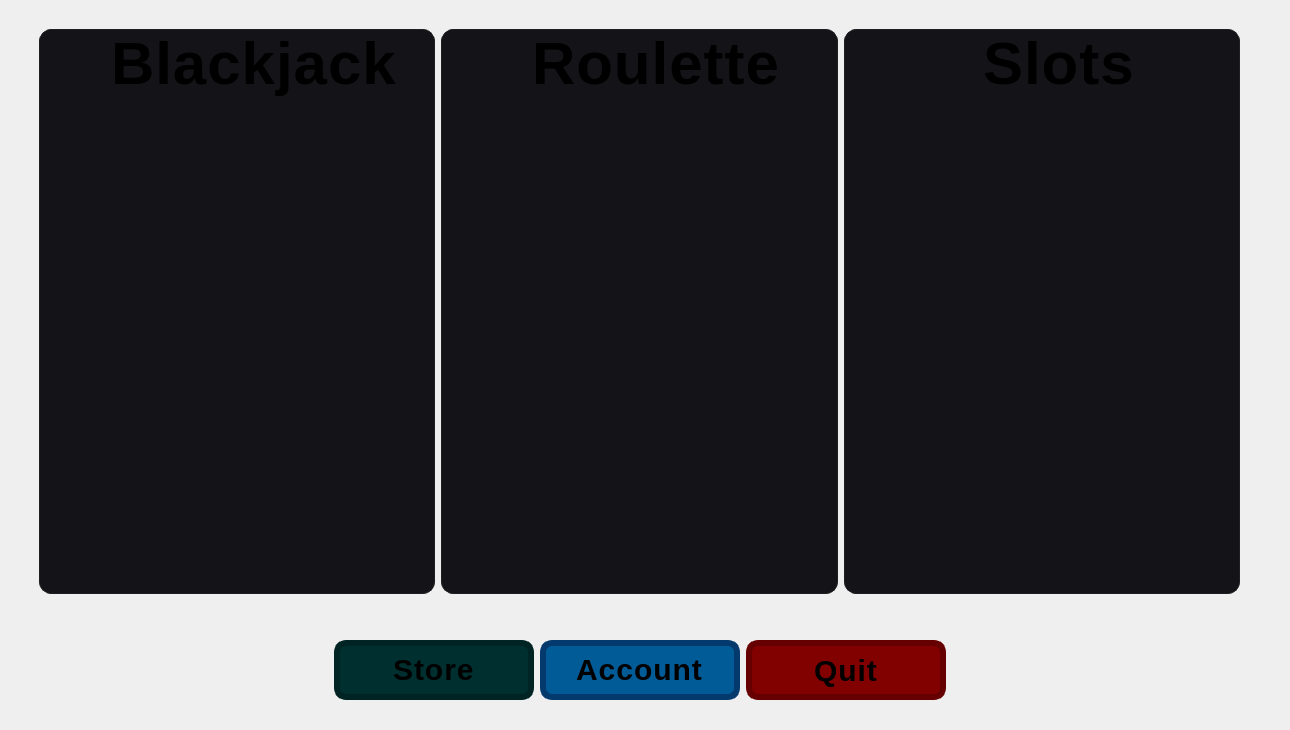
      <widget class="QWidget" name="MainMenu">
       <property name="styleSheet">
        <string notr="true">
QFrame#frameBlackjack{
	background-color: #141418;
    border: 1px solid #1f1f22;
    border-radius: 12px;
    padding: 25px;
 	border-image: url(&quot;:/images/blackjack2.png&quot;);
	background-position:right;
	background-repeat:no-repeat;
}

QLabel#lblBlackjackTitle {
    font-size: 60px;
    font-weight: bold;
    letter-spacing: 1px;
	border-width: 2px;
}

QFrame#frameRoulette{
	background-color: #141418;
    border: 1px solid #1f1f22;
    border-radius: 12px;
    padding: 25px;
 	border-image: url(&quot;:/images/roulette.jpeg&quot;);
	background-position:right;
	background-repeat:no-repeat;
}

QLabel#lblRouletteTitle {
    font-size: 60px;
    font-weight: bold;
    letter-spacing: 1px;
	border-width: 2px;
}

QFrame#frameSlots{
	background-color: #141418;
    border: 1px solid #1f1f22;
    border-radius: 12px;
	padding: 25px;
 	border-image: url(&quot;:/images/slots.jpg&quot;);
	background-position:right;
	background-repeat:no-repeat;
}

QLabel#lblSlotsTitle {
    font-size: 60px;
    font-weight: bold;
    letter-spacing: 1px;
	border-width: 2px;
}

QFrame#frameStore{
	background-color: #002f2f;
    border: 6px solid #002323;
    border-radius: 12px;
    padding: 25px;
}
QFrame#frameAccount{
	background-color: #005b96;
    border: 6px solid #03396c;
    border-radius: 12px;
    padding: 25px;
}
QFrame#frameLeaveToWelcome{
	background-color: #810000;
    border: 6px solid #660000;
    border-radius: 12px;
    padding: 25px;
}</string>
       </property>
       <widget class="QWidget" name="horizontalLayoutWidget_2">
        <property name="geometry">
         <rect>
          <x>-1</x>
          <y>-1</y>
          <width>1281</width>
          <height>721</height>
         </rect>
        </property>
        <layout class="QHBoxLayout" name="horizontalLayout_5">
         <item>
          <layout class="QVBoxLayout" name="verticalLayout_10" stretch="0,10,0,0,0">
           <item>
            <spacer name="verticalSpacer_15">
             <property name="orientation">
              <enum>Qt::Orientation::Vertical</enum>
             </property>
             <property name="sizeType">
              <enum>QSizePolicy::Policy::Fixed</enum>
             </property>
             <property name="sizeHint" stdset="0">
              <size>
               <width>20</width>
               <height>30</height>
              </size>
             </property>
            </spacer>
           </item>
           <item>
            <layout class="QHBoxLayout" name="horizontalLayout_3">
             <item>
              <spacer name="horizontalSpacer_4">
               <property name="orientation">
                <enum>Qt::Orientation::Horizontal</enum>
               </property>
               <property name="sizeType">
                <enum>QSizePolicy::Policy::Fixed</enum>
               </property>
               <property name="sizeHint" stdset="0">
                <size>
                 <width>40</width>
                 <height>20</height>
                </size>
               </property>
              </spacer>
             </item>
             <item>
              <widget class="ClickableFrame" name="frameBlackjack">
               <property name="styleSheet">
                <string notr="true"/>
               </property>
               <property name="frameShape">
                <enum>QFrame::Shape::StyledPanel</enum>
               </property>
               <property name="frameShadow">
                <enum>QFrame::Shadow::Raised</enum>
               </property>
               <widget class="QWidget" name="verticalLayoutWidget_4">
                <property name="geometry">
                 <rect>
                  <x>0</x>
                  <y>0</y>
                  <width>431</width>
                  <height>581</height>
                 </rect>
                </property>
                <layout class="QVBoxLayout" name="verticalLayout_4">
                 <item alignment="Qt::AlignmentFlag::AlignHCenter|Qt::AlignmentFlag::AlignVCenter">
                  <widget class="QLabel" name="lblBlackjackTitle">
                   <property name="enabled">
                    <bool>true</bool>
                   </property>
                   <property name="text">
                    <string>Blackjack</string>
                   </property>
                  </widget>
                 </item>
                 <item>
                  <spacer name="verticalSpacer_10">
                   <property name="orientation">
                    <enum>Qt::Orientation::Vertical</enum>
                   </property>
                   <property name="sizeHint" stdset="0">
                    <size>
                     <width>20</width>
                     <height>40</height>
                    </size>
                   </property>
                  </spacer>
                 </item>
                </layout>
               </widget>
              </widget>
             </item>
             <item>
              <widget class="ClickableFrame" name="frameRoulette">
               <property name="styleSheet">
                <string notr="true"/>
               </property>
               <property name="frameShape">
                <enum>QFrame::Shape::StyledPanel</enum>
               </property>
               <property name="frameShadow">
                <enum>QFrame::Shadow::Raised</enum>
               </property>
               <widget class="QWidget" name="verticalLayoutWidget_6">
                <property name="geometry">
                 <rect>
                  <x>0</x>
                  <y>0</y>
                  <width>431</width>
                  <height>581</height>
                 </rect>
                </property>
                <layout class="QVBoxLayout" name="verticalLayout_5">
                 <item alignment="Qt::AlignmentFlag::AlignHCenter">
                  <widget class="QLabel" name="lblRouletteTitle">
                   <property name="text">
                    <string>Roulette</string>
                   </property>
                  </widget>
                 </item>
                 <item>
                  <spacer name="verticalSpacer_11">
                   <property name="orientation">
                    <enum>Qt::Orientation::Vertical</enum>
                   </property>
                   <property name="sizeHint" stdset="0">
                    <size>
                     <width>20</width>
                     <height>40</height>
                    </size>
                   </property>
                  </spacer>
                 </item>
                </layout>
               </widget>
              </widget>
             </item>
             <item>
              <widget class="ClickableFrame" name="frameSlots">
               <property name="styleSheet">
                <string notr="true"/>
               </property>
               <property name="frameShape">
                <enum>QFrame::Shape::StyledPanel</enum>
               </property>
               <property name="frameShadow">
                <enum>QFrame::Shadow::Raised</enum>
               </property>
               <widget class="QWidget" name="verticalLayoutWidget_7">
                <property name="geometry">
                 <rect>
                  <x>0</x>
                  <y>0</y>
                  <width>431</width>
                  <height>581</height>
                 </rect>
                </property>
                <layout class="QVBoxLayout" name="verticalLayout_8">
                 <item alignment="Qt::AlignmentFlag::AlignHCenter|Qt::AlignmentFlag::AlignVCenter">
                  <widget class="QLabel" name="lblSlotsTitle">
                   <property name="enabled">
                    <bool>true</bool>
                   </property>
                   <property name="text">
                    <string>Slots</string>
                   </property>
                  </widget>
                 </item>
                 <item>
                  <spacer name="verticalSpacer_12">
                   <property name="orientation">
                    <enum>Qt::Orientation::Vertical</enum>
                   </property>
                   <property name="sizeHint" stdset="0">
                    <size>
                     <width>20</width>
                     <height>40</height>
                    </size>
                   </property>
                  </spacer>
                 </item>
                </layout>
               </widget>
              </widget>
             </item>
             <item>
              <spacer name="horizontalSpacer_5">
               <property name="orientation">
                <enum>Qt::Orientation::Horizontal</enum>
               </property>
               <property name="sizeType">
                <enum>QSizePolicy::Policy::Fixed</enum>
               </property>
               <property name="sizeHint" stdset="0">
                <size>
                 <width>40</width>
                 <height>20</height>
                </size>
               </property>
              </spacer>
             </item>
            </layout>
           </item>
           <item>
            <spacer name="verticalSpacer_13">
             <property name="orientation">
              <enum>Qt::Orientation::Vertical</enum>
             </property>
             <property name="sizeType">
              <enum>QSizePolicy::Policy::Fixed</enum>
             </property>
             <property name="sizeHint" stdset="0">
              <size>
               <width>20</width>
               <height>40</height>
              </size>
             </property>
            </spacer>
           </item>
           <item>
            <layout class="QHBoxLayout" name="horizontalLayout_6">
             <item>
              <spacer name="horizontalSpacer_6">
               <property name="orientation">
                <enum>Qt::Orientation::Horizontal</enum>
               </property>
               <property name="sizeHint" stdset="0">
                <size>
                 <width>40</width>
                 <height>20</height>
                </size>
               </property>
              </spacer>
             </item>
             <item>
              <widget class="ClickableFrame" name="frameStore">
               <property name="sizePolicy">
                <sizepolicy hsizetype="Fixed" vsizetype="Fixed">
                 <horstretch>0</horstretch>
                 <verstretch>0</verstretch>
                </sizepolicy>
               </property>
               <property name="minimumSize">
                <size>
                 <width>200</width>
                 <height>60</height>
                </size>
               </property>
               <property name="styleSheet">
                <string notr="true">QLabel {
    font-size: 30px;
    font-weight: bold;
    letter-spacing: 1px;
	border-width: 2px;
}</string>
               </property>
               <property name="frameShape">
                <enum>QFrame::Shape::StyledPanel</enum>
               </property>
               <property name="frameShadow">
                <enum>QFrame::Shadow::Raised</enum>
               </property>
               <widget class="QWidget" name="horizontalLayoutWidget">
                <property name="geometry">
                 <rect>
                  <x>-1</x>
                  <y>-1</y>
                  <width>203</width>
                  <height>61</height>
                 </rect>
                </property>
                <layout class="QHBoxLayout" name="horizontalLayout_10" stretch="0">
                 <property name="spacing">
                  <number>16</number>
                 </property>
                 <property name="leftMargin">
                  <number>0</number>
                 </property>
                 <property name="topMargin">
                  <number>0</number>
                 </property>
                 <property name="rightMargin">
                  <number>0</number>
                 </property>
                 <property name="bottomMargin">
                  <number>0</number>
                 </property>
                 <item alignment="Qt::AlignmentFlag::AlignHCenter|Qt::AlignmentFlag::AlignVCenter">
                  <widget class="QLabel" name="lblStore">
                   <property name="text">
                    <string>Store</string>
                   </property>
                  </widget>
                 </item>
                </layout>
               </widget>
              </widget>
             </item>
             <item>
              <widget class="ClickableFrame" name="frameAccount">
               <property name="sizePolicy">
                <sizepolicy hsizetype="Fixed" vsizetype="Fixed">
                 <horstretch>0</horstretch>
                 <verstretch>0</verstretch>
                </sizepolicy>
               </property>
               <property name="minimumSize">
                <size>
                 <width>200</width>
                 <height>60</height>
                </size>
               </property>
               <property name="styleSheet">
                <string notr="true">QLabel {
    font-size: 30px;
    font-weight: bold;
    letter-spacing: 1px;
	border-width: 2px;
}</string>
               </property>
               <property name="frameShape">
                <enum>QFrame::Shape::StyledPanel</enum>
               </property>
               <property name="frameShadow">
                <enum>QFrame::Shadow::Raised</enum>
               </property>
               <widget class="QWidget" name="horizontalLayoutWidget_3">
                <property name="geometry">
                 <rect>
                  <x>-1</x>
                  <y>-1</y>
                  <width>201</width>
                  <height>61</height>
                 </rect>
                </property>
                <layout class="QHBoxLayout" name="horizontalLayout_8">
                 <item alignment="Qt::AlignmentFlag::AlignHCenter|Qt::AlignmentFlag::AlignVCenter">
                  <widget class="QLabel" name="lblAccount">
                   <property name="text">
                    <string>Account</string>
                   </property>
                  </widget>
                 </item>
                </layout>
               </widget>
              </widget>
             </item>
             <item>
              <widget class="ClickableFrame" name="frameLeaveToWelcome">
               <property name="sizePolicy">
                <sizepolicy hsizetype="Fixed" vsizetype="Fixed">
                 <horstretch>0</horstretch>
                 <verstretch>0</verstretch>
                </sizepolicy>
               </property>
               <property name="minimumSize">
                <size>
                 <width>200</width>
                 <height>60</height>
                </size>
               </property>
               <property name="styleSheet">
                <string notr="true">QLabel {
    font-size: 30px;
    font-weight: bold;
    letter-spacing: 1px;
	border-width: 2px;
}</string>
               </property>
               <property name="frameShape">
                <enum>QFrame::Shape::StyledPanel</enum>
               </property>
               <property name="frameShadow">
                <enum>QFrame::Shadow::Raised</enum>
               </property>
               <widget class="QWidget" name="horizontalLayoutWidget_4">
                <property name="geometry">
                 <rect>
                  <x>0</x>
                  <y>0</y>
                  <width>201</width>
                  <height>61</height>
                 </rect>
                </property>
                <layout class="QHBoxLayout" name="horizontalLayout_9">
                 <item alignment="Qt::AlignmentFlag::AlignHCenter|Qt::AlignmentFlag::AlignVCenter">
                  <widget class="QLabel" name="lblQuitMenu">
                   <property name="text">
                    <string>Quit</string>
                   </property>
                  </widget>
                 </item>
                </layout>
               </widget>
              </widget>
             </item>
             <item>
              <spacer name="horizontalSpacer_7">
               <property name="orientation">
                <enum>Qt::Orientation::Horizontal</enum>
               </property>
               <property name="sizeHint" stdset="0">
                <size>
                 <width>40</width>
                 <height>20</height>
                </size>
               </property>
              </spacer>
             </item>
            </layout>
           </item>
           <item>
            <spacer name="verticalSpacer_14">
             <property name="orientation">
              <enum>Qt::Orientation::Vertical</enum>
             </property>
             <property name="sizeType">
              <enum>QSizePolicy::Policy::Fixed</enum>
             </property>
             <property name="sizeHint" stdset="0">
              <size>
               <width>20</width>
               <height>20</height>
              </size>
             </property>
            </spacer>
           </item>
          </layout>
         </item>
        </layout>
       </widget>
      </widget>
